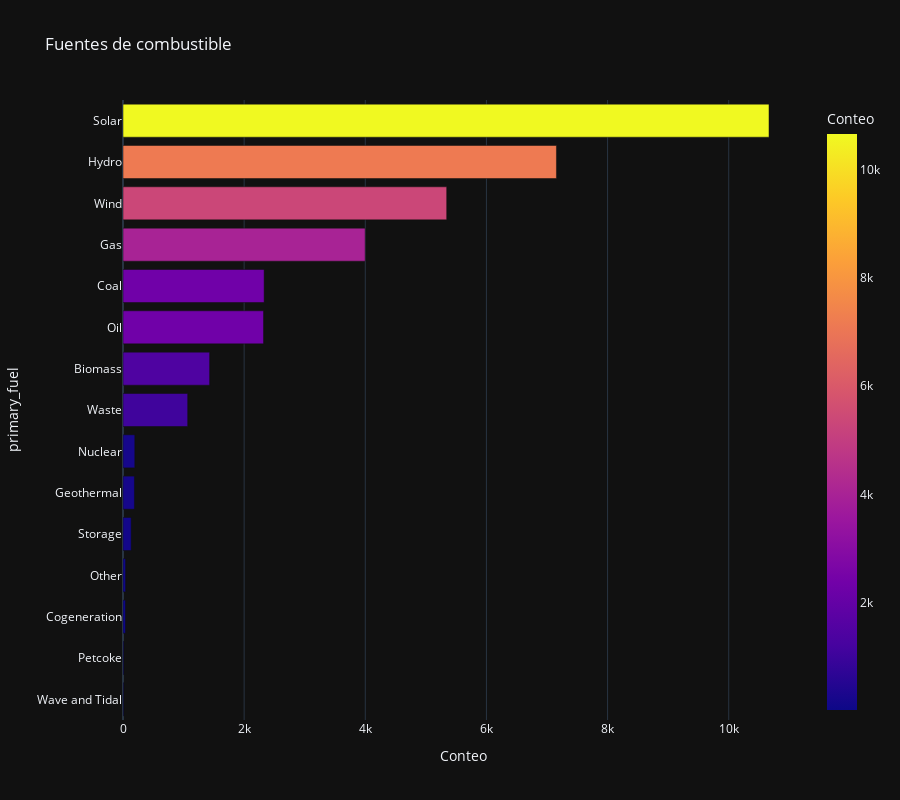

Notebook cell for this chart:
### Code cell
#Conteo de fuentes de combustible
pfuel_dfa = pfuel_df.head(15).sort_values('Conteo', ascending = True)

figpfuel = px.bar(pfuel_dfa, x='Conteo', y='primary_fuel', template = 'plotly_dark', title='Fuentes de combustible', color='Conteo', height=800)
figpfuel.show()

### Figure 1 — Plotly figure (JSON) as saved in the notebook; plotly's stock layout.template omitted (floating-point values rounded to 4 significant figures)
{"data": [{"alignmentgroup": "True", "hovertemplate": "Conteo=%{marker.color}<br>primary_fuel=%{y}<extra></extra>", "legendgroup": "", "marker": {"color": [10, 12, 41, 43, 135, 189, 195, 1068, 1430, 2320, 2330, 3998, 5344, 7156, 10665], "coloraxis": "coloraxis", "pattern": {"shape": ""}}, "name": "", "offsetgroup": "", "orientation": "h", "showlegend": false, "textposition": "auto", "type": "bar", "x": [10, 12, 41, 43, 135, 189, 195, 1068, 1430, 2320, 2330, 3998, 5344, 7156, 10665], "xaxis": "x", "y": ["Wave and Tidal", "Petcoke", "Cogeneration", "Other", "Storage", "Geothermal", "Nuclear", "Waste", "Biomass", "Oil", "Coal", "Gas", "Wind", "Hydro", "Solar"], "yaxis": "y"}], "layout": {"barmode": "relative", "coloraxis": {"colorbar": {"title": {"text": "Conteo"}}, "colorscale": [[0, "#0d0887"], [0.1111, "#46039f"], [0.2222, "#7201a8"], [0.3333, "#9c179e"], [0.4444, "#bd3786"], [0.5556, "#d8576b"], [0.6667, "#ed7953"], [0.7778, "#fb9f3a"], [0.8889, "#fdca26"], [1, "#f0f921"]]}, "height": 800, "legend": {"tracegroupgap": 0}, "title": {"text": "Fuentes de combustible"}, "xaxis": {"anchor": "y", "domain": [0, 1], "title": {"text": "Conteo"}}, "yaxis": {"anchor": "x", "domain": [0, 1], "title": {"text": "primary_fuel"}}}}
